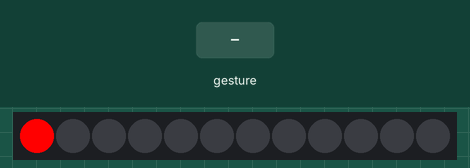
A program run on a simulated BBC micro:bit running MicroPython. On the bench: 12 RGB LEDs in strip order, left to right. The test bench sets the inputs (shaded band). Random numbers come from a fixed seed; a tilt is held for 1.5 s and a shake lasts 1 s, then the board lies face up again.

Above: at 1.2 s.
1.3 s: gesture 'shake'
At 2.16 s:
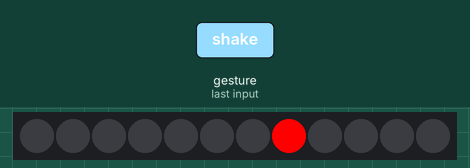
At 3.5 s:
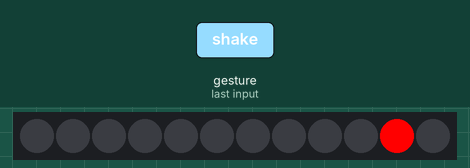
Timing chart, 0 to 5.0 s (numbered marks = the images above; inputs shaded):
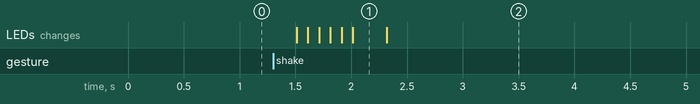

Measured:
- after the input at 1.3 s, the LEDs: first change after 0.21 s (image 1 shows a later state)

The program:

exerc_cio_2.py
```python
"""
Exercício 2 Acender LED aleatório conforme balança a placa.

O LED aceso deve ser escolhido aleatoriamente conforme a placa é balançada.
A verificação de balanço é feita através do acelerômetro.

Lembre-se de ajustar a quantidade de LEDs ao criar o objeto NeoPixel.
"""
from microbit import *
import neopixel
import random

pixels = 12
np = neopixel.NeoPixel(pin0, pixels)

index = 0

while True:
    np[index] = (0, 0, 0)

    if accelerometer.is_gesture("shake"):
        index = random.randint(0, pixels - 1)

    np[index] = (255, 0, 0)
    np.show()

    sleep(100)
```
